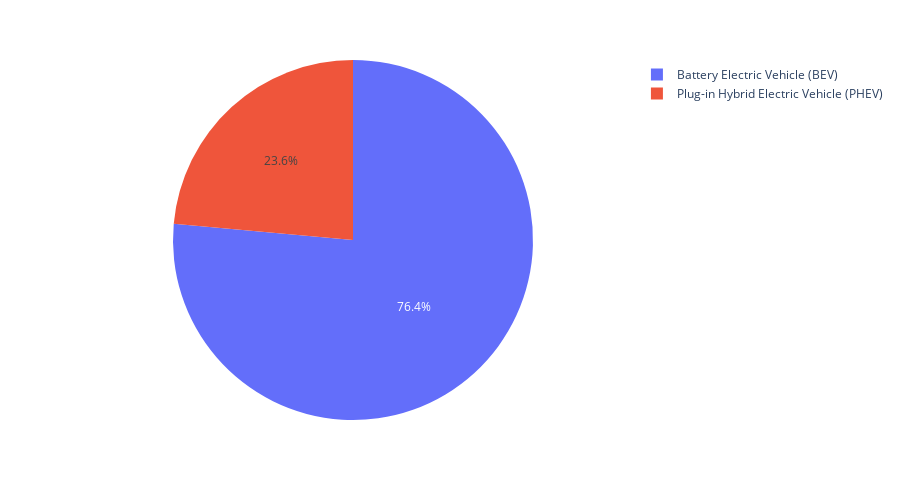

Source (notebook cell):
### Markdown cell above
### Pie-chart showing the distribution of BEV vs PHEV

### Code cell
Vehicle_type = list(df.groupby('Electric Vehicle Type').count()['County'].index)
values = df.groupby('Electric Vehicle Type').count()['County'].values

px.pie(names=Vehicle_type,values=values,height=500)

### Figure 1 — Plotly figure (JSON) as saved in the notebook; plotly's stock layout.template omitted (floating-point values rounded to 4 significant figures)
{"data": [{"domain": {"x": [0, 1], "y": [0, 1]}, "hovertemplate": "label=%{label}<br>value=%{value}<extra></extra>", "labels": ["Battery Electric Vehicle (BEV)", "Plug-in Hybrid Electric Vehicle (PHEV)"], "legendgroup": "", "name": "", "showlegend": true, "type": "pie", "values": [85732, 26420]}], "layout": {"height": 500, "legend": {"tracegroupgap": 0}, "margin": {"t": 60}}}
